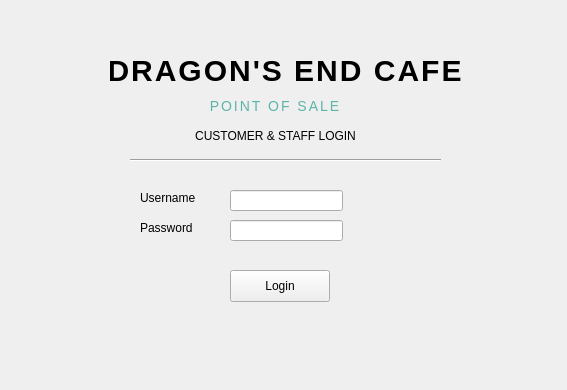
<?xml version="1.0" encoding="UTF-8"?>
<ui version="4.0">
 <class>login_page</class>
 <widget class="QWidget" name="login_page">
  <property name="geometry">
   <rect>
    <x>0</x>
    <y>0</y>
    <width>567</width>
    <height>390</height>
   </rect>
  </property>
  <property name="windowTitle">
   <string>Form</string>
  </property>
  <widget class="QPushButton" name="loginButton">
   <property name="geometry">
    <rect>
     <x>230</x>
     <y>270</y>
     <width>100</width>
     <height>32</height>
    </rect>
   </property>
   <property name="text">
    <string>Login</string>
   </property>
  </widget>
  <widget class="QLineEdit" name="usernameInput">
   <property name="geometry">
    <rect>
     <x>230</x>
     <y>190</y>
     <width>113</width>
     <height>21</height>
    </rect>
   </property>
  </widget>
  <widget class="QLabel" name="logoLabel">
   <property name="enabled">
    <bool>true</bool>
   </property>
   <property name="geometry">
    <rect>
     <x>110</x>
     <y>50</y>
     <width>351</width>
     <height>41</height>
    </rect>
   </property>
   <property name="styleSheet">
    <string notr="true">QLabel {
    font-size: 30px;
    font-weight: 800;
    letter-spacing: 2px;
}</string>
   </property>
   <property name="text">
    <string>DRAGON'S END CAFE</string>
   </property>
   <property name="alignment">
    <set>Qt::AlignmentFlag::AlignCenter</set>
   </property>
  </widget>
  <widget class="QLabel" name="usernameLabel">
   <property name="geometry">
    <rect>
     <x>140</x>
     <y>190</y>
     <width>71</width>
     <height>16</height>
    </rect>
   </property>
   <property name="text">
    <string>Username</string>
   </property>
  </widget>
  <widget class="QLabel" name="passwordLabel">
   <property name="geometry">
    <rect>
     <x>140</x>
     <y>220</y>
     <width>71</width>
     <height>16</height>
    </rect>
   </property>
   <property name="text">
    <string>Password</string>
   </property>
  </widget>
  <widget class="QLineEdit" name="passwordInput">
   <property name="geometry">
    <rect>
     <x>230</x>
     <y>220</y>
     <width>113</width>
     <height>21</height>
    </rect>
   </property>
   <property name="text">
    <string/>
   </property>
   <property name="echoMode">
    <enum>QLineEdit::EchoMode::Password</enum>
   </property>
  </widget>
  <widget class="QLabel" name="detailLabel">
   <property name="geometry">
    <rect>
     <x>190</x>
     <y>90</y>
     <width>171</width>
     <height>31</height>
    </rect>
   </property>
   <property name="styleSheet">
    <string notr="true">QLabel {
    color: #5BB4A7;
    font-size: 14px;
    font-weight: 300;
    letter-spacing: 2px;
}</string>
   </property>
   <property name="text">
    <string>POINT OF SALE</string>
   </property>
   <property name="alignment">
    <set>Qt::AlignmentFlag::AlignCenter</set>
   </property>
  </widget>
  <widget class="QLabel" name="detailLabel2">
   <property name="geometry">
    <rect>
     <x>180</x>
     <y>120</y>
     <width>191</width>
     <height>31</height>
    </rect>
   </property>
   <property name="text">
    <string>CUSTOMER &amp; STAFF LOGIN</string>
   </property>
   <property name="alignment">
    <set>Qt::AlignmentFlag::AlignCenter</set>
   </property>
  </widget>
  <widget class="Line" name="line">
   <property name="geometry">
    <rect>
     <x>130</x>
     <y>150</y>
     <width>311</width>
     <height>20</height>
    </rect>
   </property>
   <property name="frameShadow">
    <enum>QFrame::Shadow::Sunken</enum>
   </property>
   <property name="orientation">
    <enum>Qt::Orientation::Horizontal</enum>
   </property>
  </widget>
 </widget>
 <resources/>
 <connections/>
</ui>
